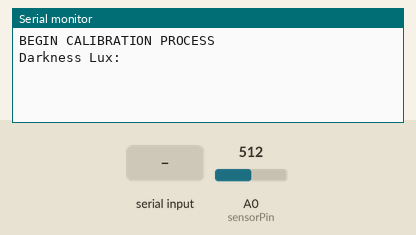
Simulated run of this sketch. Board: Arduino Uno, built with avr-gcc and run on an emulated ATmega328P. Parts: the last lines printed to the serial monitor. The inputs (shaded band) are chosen by the test bench; at power-on: A0 (sensorPin) = 512.

Above: at 0.8 s.
0.9 s: "90,45n" received over Serial
At 1.5 s:
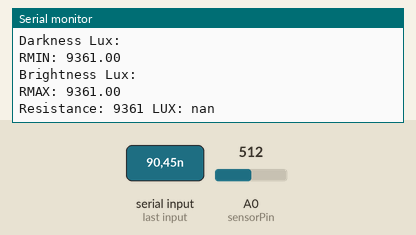
2.4 s: A0 (sensorPin) set to 716
At 3.2 s:
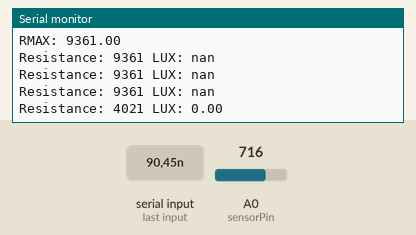
4.7 s: A0 (sensorPin) set to 511
At 5.4 s:
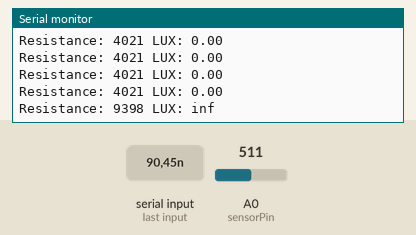
6.9 s: A0 (sensorPin) set to 900
At 7.6 s:
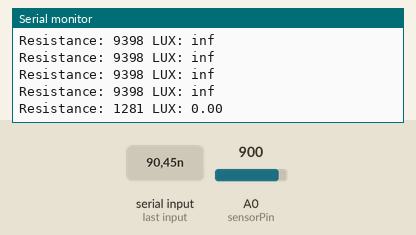

Measured:
- after the input at 0.9 s, the serial monitor: prints a new line after 0.05 s (image 1)
- after the input at 2.4 s, the serial monitor: prints a new line after 0.32 s (image 2)
- after the input at 4.7 s, the serial monitor: prints a new line after 0.23 s (image 3)
- after the input at 6.9 s, the serial monitor: prints a new line after 0.24 s (image 4)

The sketch:

PhotodiodeSketch.ino
```cpp
/*
  PhotoCell
 */

#include <math.h>

int sensorPin = A0;
int rawVal = 0;
double r2Val = 9380;
double vdc = 5.0;
double rmin = 0;
double rmax = 0;
double luxmin = 0;
double luxmax = 0;
double gamma = 0;

double readFromSerial() {
  char buffer[] = {' ',' ',' ',' ',' '};
  while(!Serial.available());
  Serial.readBytesUntil('n',buffer,3);
  return atof(buffer);
}

void calibration() {

  Serial.println("BEGIN CALIBRATION PROCESS");
  Serial.println("Darkness Lux:");
  luxmin = readFromSerial();
  rmin = readPhotoRes();
  Serial.print("RMIN: ");
  Serial.println(rmin);

  Serial.println("Brightness Lux:");
  luxmax = readFromSerial();
  rmax = readPhotoRes();
  Serial.print("RMAX: ");
  Serial.println(rmax);

  gamma = (log(rmin)-log(rmax))/(log(luxmax)-log(luxmin));
}

// Return PhotoReistor Resistance
long photoRes() {
  double vin = analogRead(sensorPin);
  double Va = vin * (vdc/1023.0);
  long resistance = (vdc*r2Val)/Va - r2Val;
  return resistance;
}

long readPhotoRes () {
  // Collect 5 Values
  long res[5];
  for (int i = 0; i < 5; i++) {
    res[i] = photoRes();
    delay(10);
  }
  // Take average of 5 values
  long avgRes = 0;
  for (int i = 0; i < 5; i++) {
    avgRes += res[i];
  }
  return avgRes/5;
}

double getLux() {
	// double lux = 255.84*pow(readPhotoRes(),-10/9);
  double exponent = (log(rmin/readPhotoRes())/gamma)+log(luxmin);
  double lux = pow(2.718,exponent);
  // Serial.print("LUX RAW: ");
  // Serial.println(lux, DEC);
	return lux;
}

void setup()  {
  Serial.begin(9600);
  calibration();
}

void loop()  {
  long resistance = photoRes();
  double lux = getLux();
  Serial.print("Resistance: ");
  Serial.print(resistance);
  Serial.print(" LUX: ");
  Serial.print(lux);
  Serial.println();
  delay(500);
}
```
